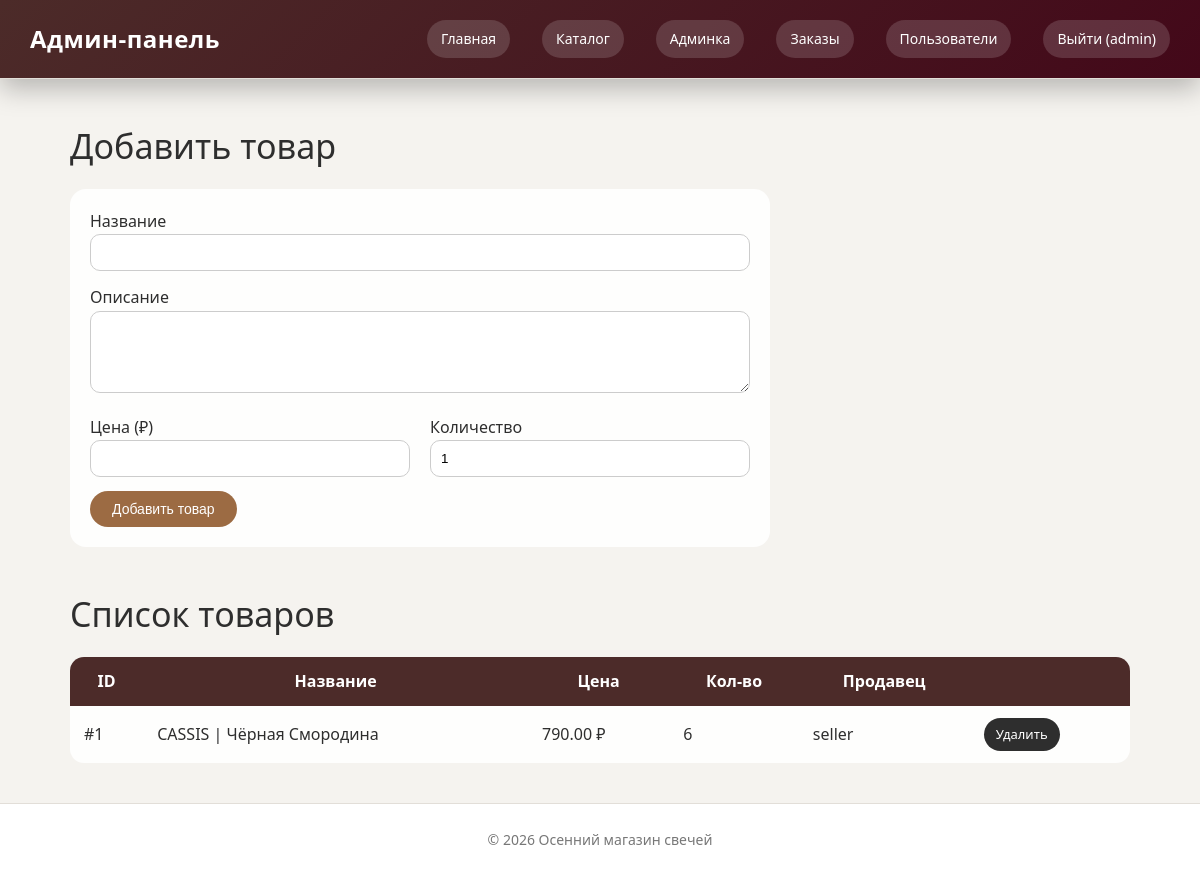
/admin/products.php (signed in), run on the app's committed database.
### tables this page shows
CREATE TABLE `products` (
  `id` int(11) NOT NULL,
  `seller_id` int(11) DEFAULT NULL,
  `name` varchar(200) NOT NULL,
  `description` text DEFAULT NULL,
  `price` decimal(10,2) NOT NULL,
  `quantity` int(11) NOT NULL,
  `created_at` timestamp NOT NULL DEFAULT current_timestamp()
);

CREATE TABLE `users` (
  `id` int(11) NOT NULL,
  `username` varchar(100) NOT NULL,
  `email` varchar(200) DEFAULT NULL,
  `password` varchar(255) NOT NULL,
  `role` enum('admin','seller','user') NOT NULL,
  `created_at` timestamp NOT NULL DEFAULT current_timestamp()
);

### admin/products.php (the view, shortened to what this page needs)
<?php
require_once __DIR__ . '/../config/db.php';
$products = [];
$res = $mysqli->query("
    SELECT p.*, u.username
    FROM products p
    LEFT JOIN users u ON p.seller_id = u.id
    ORDER BY p.id DESC
");
while ($row = $res->fetch_assoc()) {
    $products[] = $row;
}
?>
<!DOCTYPE html>
<html lang="ru">
<head>
<link rel="stylesheet" href="../assets/style.css">
</head>
<body>
<header class="site-header">
  <h1>Админ-панель</h1>
  <nav>
    <a href="../index.php">Главная</a>
    <a href="../catalog.php">Каталог</a>
    <a href="index.php">Админка</a>
    <a href="orders.php">Заказы</a>
    <a href="users.php">Пользователи</a>
    <a href="../auth/logout.php">
      Выйти (<?= htmlspecialchars($_SESSION['user']['username']) ?>)
    </a>
  </nav>
</header>
<main class="container">
  <h2 class="section-title">Добавить товар</h2>
  <form method="post" class="admin-form">
    <label>
      Название
      <input name="name" required>
    </label>
    <label>
      Описание
      <textarea name="description" rows="4"></textarea>
    </label>
    <div class="form-row">
      <label>
        Цена (₽)
        <input type="number" name="price" step="0.01" required>
      </label>
      <label>
        Количество
        <input type="number" name="quantity" value="1" min="0">
      </label>
    </div>
    <button class="btn accent" type="submit">Добавить товар</button>
  </form>
  <h2 class="section-title">Список товаров</h2>
  <?php if (empty($products)): ?>
    <p>Товары не добавлены.</p>
  <?php else: ?>
  <div class="products-table-wrapper">
    <table class="products-table">
      <thead>
        <tr>
          <th>ID</th>
          <th>Название</th>
          <th>Цена</th>
          <th>Кол-во</th>
          <th>Продавец</th>
          <th></th>
        </tr>
      </thead>
      <tbody>
        <?php foreach ($products as $p): ?>
          <tr>
            <td>#<?= intval($p['id']) ?></td>
            <td><?= htmlspecialchars($p['name']) ?></td>
            <td><?= number_format($p['price'], 2, '.', ',') ?> ₽</td>
            <td><?= intval($p['quantity']) ?></td>
            <td><?= htmlspecialchars($p['username'] ?? 'Магазин') ?></td>
            <td>
              <a class="btn danger small"
                 href="products.php?delete=<?= intval($p['id']) ?>"
                 onclick="return confirm('Удалить товар?')">
                 Удалить
              </a>
            </td>
          </tr>
        <?php endforeach; ?>
      </tbody>
    </table>
  </div>
  <?php endif; ?>
</main>
<footer class="site-footer">
  <p>© <?= date('Y') ?> Осенний магазин свечей</p>
</footer>
</body>
</html>

### assets/style.css (style rules this page uses)
* { box-sizing: border-box; margin: 0; padding: 0; }
body { font-family: 'Segoe UI', Arial, sans-serif; background-color: #f5f3ef; color: #2e2e2e; line-height: 1.6; }
a { color: #2e2e2e; text-decoration: none; }
.btn { display: inline-block; background-color: #2e2e2e; color: #fff; padding: 12px 26px; border-radius: 30px; font-size: 14px; border: none; cursor: pointer; transition: all 0.2s ease; }
.site-header { background-color: #ffffff; padding: 20px 40px; border-bottom: 1px solid #e2ded8; display: flex; justify-content: space-between; align-items: center; }
.site-header h1 { font-size: 22px; font-weight: 600; }
.site-header nav a { margin-left: 20px; font-size: 14px; }
.container { max-width: 1100px; margin: 0 auto; padding: 60px 20px; }
.container h2 { font-size: 34px; margin-bottom: 15px; font-weight: 500; }
.site-footer { background-color: #ffffff; border-top: 1px solid #e2ded8; padding: 25px; text-align: center; font-size: 14px; color: #777; }
.btn.accent { background-color: #9c6b43; }
.site-header { position: sticky; top: 0; z-index: 100; background-color: rgba(255,255,255,0.95); backdrop-filter: blur(8px); }
.section-title { font-size: 30px; margin-bottom: 35px; font-weight: 500; }
.btn { display: inline-flex; align-items: center; justify-content: center; gap: 6px; background-color: #2e2e2e; color: #fff; padding: 10px 22px; border-radius: 999px; font-size: 14px; font-weight: 500; border: none; cursor: pointer; transition: all 0.25s ease; }
.container { flex: 1; max-width: 1100px; margin: 40px auto; padding: 0 20px; }
.btn.small { padding: 6px 12px; font-size: 13px; }
.admin-form { background: rgba(255,255,255,0.9); padding: 20px; border-radius: 16px; max-width: 700px; margin-bottom: 40px; }
.admin-form label { display: block; margin-bottom: 14px; }
.admin-form input, .admin-form textarea { width: 100%; padding: 10px; border-radius: 10px; border: 1px solid #ccc; }
.form-row { display: grid; grid-template-columns: 1fr 1fr; gap: 20px; }
.products-table-wrapper { overflow-x: auto; }
.products-table { width: 100%; border-collapse: collapse; background: rgba(255,255,255,0.9); border-radius: 14px; overflow: hidden; }
.products-table th, .products-table td { padding: 12px 14px; }
.products-table thead { background: #4C2B29; color: #fff; }
.site-header { background: linear-gradient(135deg, #4C2B29, #430819); color: #fff; padding: 20px 30px; display: flex; justify-content: space-between; align-items: center; box-shadow: 0 10px 25px rgba(0,0,0,0.25); }
.site-header h1 { margin: 0; font-size: 24px; font-weight: 700; letter-spacing: 0.5px; }
.site-header nav { display: flex; gap: 12px; flex-wrap: wrap; }
.site-header nav a { text-decoration: none; color: #fff; padding: 8px 14px; border-radius: 20px; background: rgba(255,255,255,0.15); font-size: 14px; transition: all 0.25s ease; }

### data on the page
products: id "1", name "CASSIS | Чёрная Смородина", price "790.00", quantity "6", seller.username "seller"

### other printed values
$_SESSION['user']['username'] "admin"
